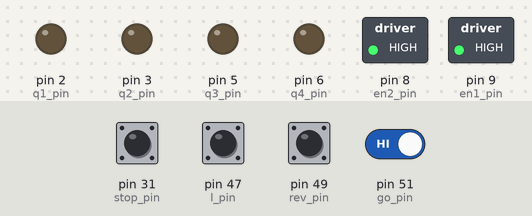
A sketch run on a simulated Arduino Mega 2560, built with avr-gcc and run on an emulated ATmega2560. Parts: switched loads named in the sketch (green lamp = pin HIGH), output pins drawn as LEDs (lit = HIGH). The inputs (shaded band) are chosen by the test bench; at power-on: pin 31 (stop_pin), pin 47 (l_pin), pin 49 (rev_pin), pin 51 (go_pin) HIGH.

Above: at 1.2 s.
1.3 s: pin 31 (stop_pin) pulled LOW for 0.15 s
At 1.42 s:
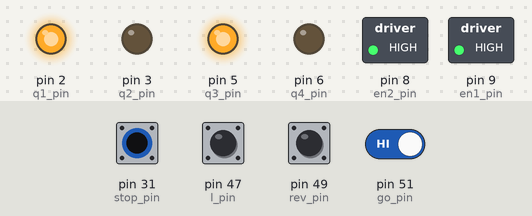
3.0 s: pin 31 (stop_pin) pulled LOW for 3.2 s
At 7.4 s:
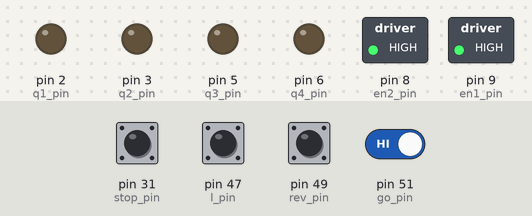
7.7 s: pin 31 (stop_pin) driven LOW and pin 51 (go_pin) driven LOW
At 8.6 s:
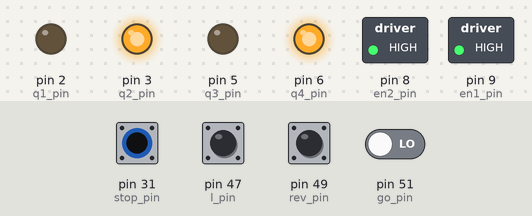
9.2 s: pin 49 (rev_pin) pulled LOW for 0.15 s
At 9.9 s:
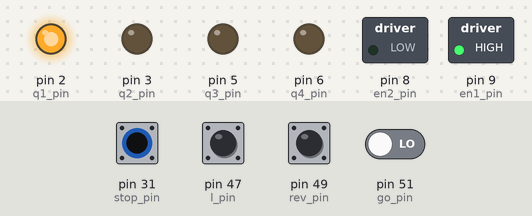
10.8 s: pin 31 (stop_pin) driven HIGH
At 12.1 s:
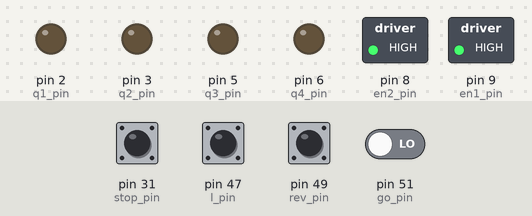
Timing chart, 0 to 13.3 s (numbered marks = the images above; inputs shaded):
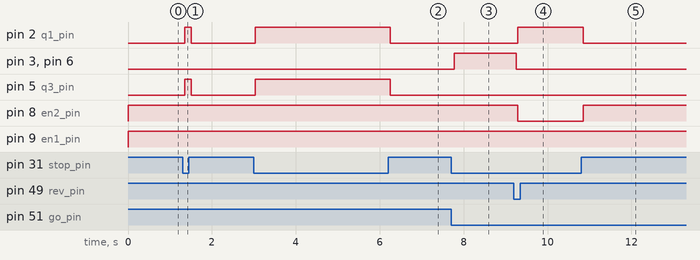

Measured:
- after the input at 1.3 s, pin 2 (q1_pin), pin 5 (q3_pin): LOW → HIGH after 0.05 s, → LOW 0.15 s later
- after the input at 3.0 s, pin 2 (q1_pin), pin 5 (q3_pin): LOW → HIGH at once, → LOW 3.2 s later
- after the input at 7.7 s, pin 3 (q2_pin), pin 6 (q4_pin): LOW → HIGH after 0.08 s
- after the input at 9.2 s, pin 2 (q1_pin): LOW → HIGH after 0.09 s; pin 3 (q2_pin), pin 6 (q4_pin): HIGH → LOW after 0.06 s; pin 8 (en2_pin): HIGH → LOW after 0.09 s
- after the input at 10.8 s, pin 2 (q1_pin): HIGH → LOW after 0.05 s; pin 8 (en2_pin): LOW → HIGH after 0.05 s

The sketch:

Motor2B.ino
```cpp
/*
 * Design Phase 2B
 * Motion Control
 * Corbeau Team
 * Junior Design
 * 2/2/20
 *
 *
 */

//first motor
int q1_pin = 2;
int q2_pin = 3;
int en1_pin = 9;
//second motor
int q3_pin = 5;
int q4_pin = 6;
int en2_pin = 8;

//input pins
int go_pin = 51;
int rev_pin = 49;
int stop_pin = 31;
int l_pin = 47;
int r_pin = 45;
int spin_pin = 43;


int motor1_speed = 255;
int motor2_speed = 255;

enum State_enum{BRAKE, SPIN, FWD, REV, LEFT, RIGHT};
uint8_t state = BRAKE;

void clockwise();
void ccw();
void free_run();
void brake();
void right_turn();
void left_turn();
void state_machine();
void full_spin();

void motor1_cw();
void motor2_cw();
void motor1_ccw();
void motor2_ccw();

void setup() {
  //Output pins
  pinMode(q1_pin, OUTPUT);
  pinMode(q2_pin, OUTPUT);
  pinMode(q3_pin, OUTPUT);
  pinMode(q4_pin, OUTPUT);
  pinMode(en1_pin, OUTPUT);
  pinMode(en2_pin, OUTPUT);

  //Input pins
  pinMode(go_pin, INPUT_PULLUP);
  pinMode(rev_pin, INPUT_PULLUP);
  pinMode(stop_pin, INPUT_PULLUP);
  pinMode(spin_pin, INPUT_PULLUP);
  pinMode(l_pin, INPUT_PULLUP);
  pinMode(r_pin, INPUT_PULLUP);
}

void loop() {

  /*
  clockwise();
  delay(2000);

  brake();
  delay(500);

  ccw();
  delay(2000);

  brake();
  delay(500);

  right_turn();
  delay(2000);

  brake();
  delay(500);

  left_turn();
  delay(2000);

  brake();
  delay(500);

  full_spin();
  delay(2000);

  brake();
  delay(500); */

  /*if(digitalRead(go_pin)){
    clockwise();
  } else{
    brake();
  }*/

  state_machine();
  delay(30);

}

void state_machine(){
  switch(state){

    case BRAKE:
      brake();
      if(digitalRead(go_pin)){
        state = FWD;
      }
      else if(digitalRead(rev_pin)){
        state = REV;
      }
      else if(digitalRead(l_pin)){
        state = LEFT;
      }
      else if(digitalRead(r_pin)){
        state = RIGHT;
      }
      else if(digitalRead(spin_pin)){
        state = SPIN;
      }
      break;

    case FWD:
      if(digitalRead(stop_pin)){
        state = BRAKE;
      } else if(digitalRead(go_pin)){
        clockwise();
      } else{
        state = BRAKE;
      }
      break;

    case REV:
      if(digitalRead(stop_pin)){
        state = BRAKE;
      } else if(digitalRead(rev_pin)){
        ccw();
      } else{
        state = BRAKE;
      }
      break;

    case LEFT:
      if(digitalRead(stop_pin)){
        state = BRAKE;
      } else if(digitalRead(l_pin)){
        left_turn();
      } else{
        state = BRAKE;
      }
      break;

    case RIGHT:
      if(digitalRead(stop_pin)){
        state = BRAKE;
      } else if(digitalRead(r_pin)){
        right_turn();
      } else{
        state = BRAKE;
      }
      break;

    case SPIN:
      if(digitalRead(stop_pin)){
        state = BRAKE;
      } else if(digitalRead(spin_pin)){
        full_spin();
      } else{
        state = BRAKE;
      }
      break;
  }
}

void clockwise(){
  motor1_cw();
  motor2_cw();
}

void ccw(){
  motor1_ccw();
  motor2_ccw();
}

void brake(){
  digitalWrite(en1_pin, HIGH);
  digitalWrite(en2_pin, HIGH);
  analogWrite(q1_pin, 0);
  analogWrite(q2_pin, 0);
  analogWrite(q3_pin, 0);
  analogWrite(q4_pin, 0);
}

void left_turn(){
  motor1_cw();
  motor2_free();
}

void right_turn(){
  motor1_free();
  motor2_cw();
}

void full_spin(){
  motor1_cw();
  motor2_ccw();
}

void motor1_cw(){
  //first motor
  digitalWrite(en1_pin, HIGH);
  analogWrite(q2_pin, 0);
  analogWrite(q1_pin, motor1_speed);
}

void motor2_cw(){
  //second motor
  digitalWrite(en2_pin, HIGH);
  analogWrite(q4_pin, 0);
  analogWrite(q3_pin, motor2_speed);
}

void motor1_ccw(){
  //first motor
  digitalWrite(en1_pin, HIGH);
  analogWrite(q1_pin, 0);
  analogWrite(q2_pin, motor1_speed);
}

void motor2_ccw(){
  digitalWrite(en2_pin, HIGH);
  analogWrite(q3_pin, 0);
  analogWrite(q4_pin, motor2_speed);
}

void motor1_free(){
  digitalWrite(en1_pin, LOW);
}

void motor2_free(){
  digitalWrite(en2_pin, LOW);
}
```
